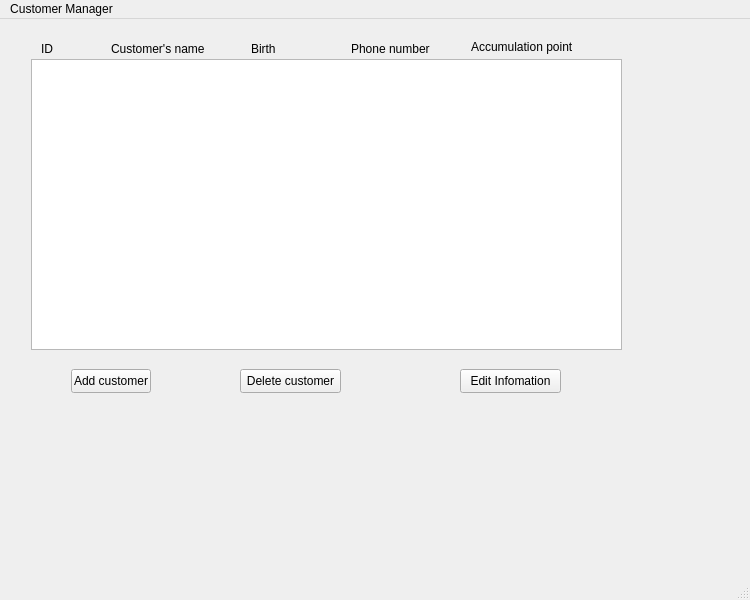
<?xml version="1.0" encoding="UTF-8"?>
<ui version="4.0">
 <class>myCustomer</class>
 <widget class="QMainWindow" name="myCustomer">
  <property name="geometry">
   <rect>
    <x>0</x>
    <y>0</y>
    <width>750</width>
    <height>600</height>
   </rect>
  </property>
  <property name="windowTitle">
   <string>Customers Management</string>
  </property>
  <widget class="QWidget" name="centralwidget">
   <widget class="QListWidget" name="listWidget">
    <property name="geometry">
     <rect>
      <x>31</x>
      <y>40</y>
      <width>591</width>
      <height>291</height>
     </rect>
    </property>
   </widget>
   <widget class="QLabel" name="customer_name">
    <property name="geometry">
     <rect>
      <x>111</x>
      <y>20</y>
      <width>151</width>
      <height>20</height>
     </rect>
    </property>
    <property name="text">
     <string>Customer's name</string>
    </property>
   </widget>
   <widget class="QLabel" name="customer_phoneNumber">
    <property name="geometry">
     <rect>
      <x>351</x>
      <y>20</y>
      <width>91</width>
      <height>20</height>
     </rect>
    </property>
    <property name="text">
     <string>Phone number</string>
    </property>
   </widget>
   <widget class="QLabel" name="customer_ID">
    <property name="geometry">
     <rect>
      <x>41</x>
      <y>20</y>
      <width>61</width>
      <height>20</height>
     </rect>
    </property>
    <property name="text">
     <string>ID</string>
    </property>
   </widget>
   <widget class="QLabel" name="customer_point">
    <property name="geometry">
     <rect>
      <x>471</x>
      <y>20</y>
      <width>121</width>
      <height>16</height>
     </rect>
    </property>
    <property name="text">
     <string>Accumulation point</string>
    </property>
   </widget>
   <widget class="QLabel" name="customer_BOD">
    <property name="geometry">
     <rect>
      <x>251</x>
      <y>20</y>
      <width>91</width>
      <height>20</height>
     </rect>
    </property>
    <property name="text">
     <string>Birth</string>
    </property>
   </widget>
   <widget class="QPushButton" name="pushButton">
    <property name="geometry">
     <rect>
      <x>71</x>
      <y>350</y>
      <width>80</width>
      <height>24</height>
     </rect>
    </property>
    <property name="text">
     <string>Add customer</string>
    </property>
   </widget>
   <widget class="QPushButton" name="pushButton_2">
    <property name="geometry">
     <rect>
      <x>240</x>
      <y>350</y>
      <width>101</width>
      <height>24</height>
     </rect>
    </property>
    <property name="text">
     <string>Delete customer</string>
    </property>
   </widget>
   <widget class="QPushButton" name="pushButton_3">
    <property name="geometry">
     <rect>
      <x>460</x>
      <y>350</y>
      <width>101</width>
      <height>24</height>
     </rect>
    </property>
    <property name="text">
     <string>Edit Infomation</string>
    </property>
   </widget>
  </widget>
  <widget class="QMenuBar" name="menubar">
   <property name="geometry">
    <rect>
     <x>0</x>
     <y>0</y>
     <width>750</width>
     <height>21</height>
    </rect>
   </property>
   <widget class="QMenu" name="menuCusManager">
    <property name="title">
     <string>Customer Manager</string>
    </property>
   </widget>
   <addaction name="menuCusManager"/>
  </widget>
  <widget class="QStatusBar" name="statusbar"/>
 </widget>
 <resources/>
 <connections/>
</ui>
